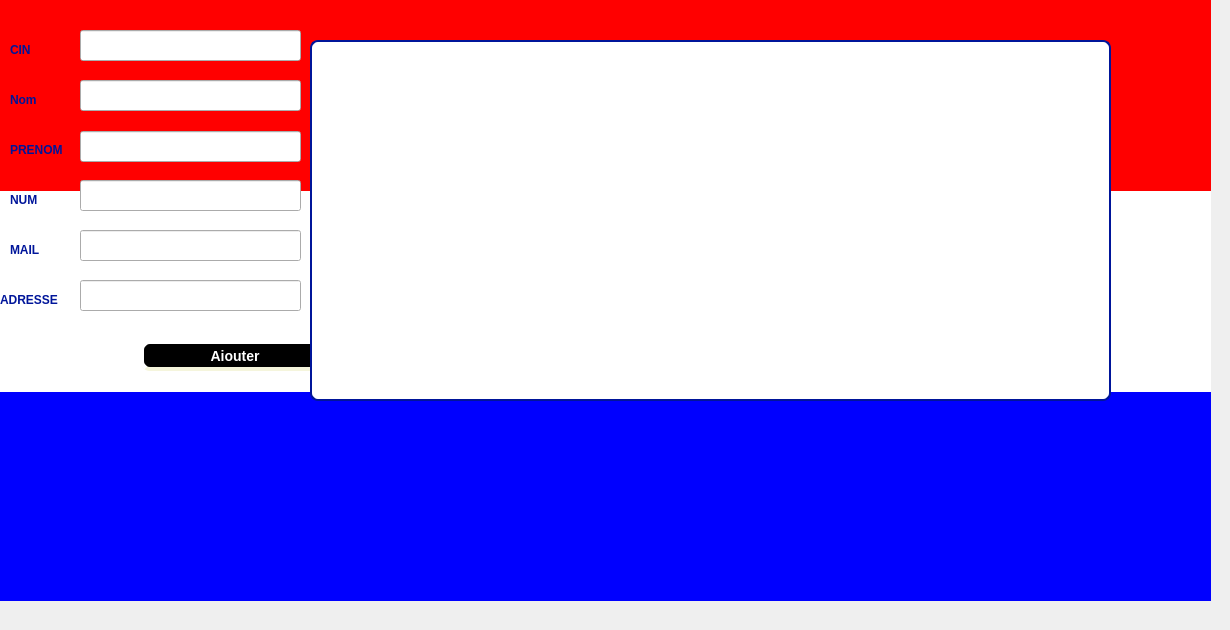
          <widget class="QWidget" name="tab_16">
           <attribute name="title">
            <string>Ajouter un client</string>
           </attribute>
           <widget class="QLabel" name="quantite_2">
            <property name="geometry">
             <rect>
              <x>10</x>
              <y>190</y>
              <width>141</width>
              <height>20</height>
             </rect>
            </property>
            <property name="font">
             <font>
              <pointsize>9</pointsize>
              <weight>75</weight>
              <bold>true</bold>
              <underline>false</underline>
             </font>
            </property>
            <property name="styleSheet">
             <string notr="true">color:#00159a</string>
            </property>
            <property name="text">
             <string>NUM</string>
            </property>
           </widget>
           <widget class="QLineEdit" name="lineEdit_cin">
            <property name="geometry">
             <rect>
              <x>80</x>
              <y>30</y>
              <width>221</width>
              <height>31</height>
             </rect>
            </property>
            <property name="styleSheet">
             <string notr="true">QLineEdit {
padding: 1px;
border-style: solid;
border: 2px solid gray;
border-radius: 8px;
border:2px solid #00159a;
	
	background-color: rgb(255, 255, 255);
}border:2px solid #000;</string>
            </property>
           </widget>
           <widget class="QLabel" name="reference_7">
            <property name="geometry">
             <rect>
              <x>10</x>
              <y>40</y>
              <width>131</width>
              <height>20</height>
             </rect>
            </property>
            <property name="font">
             <font>
              <pointsize>9</pointsize>
              <weight>75</weight>
              <bold>true</bold>
              <underline>false</underline>
             </font>
            </property>
            <property name="styleSheet">
             <string notr="true">color:#00159a</string>
            </property>
            <property name="text">
             <string>CIN</string>
            </property>
           </widget>
           <widget class="QPushButton" name="pb_ajouter_c">
            <property name="geometry">
             <rect>
              <x>140</x>
              <y>340</y>
              <width>190</width>
              <height>31</height>
             </rect>
            </property>
            <property name="styleSheet">
             <string notr="true">background-color: rgb(0, 0, 0);
color: rgb(255, 255, 255);
     border-style: outset;
     border-width: 4px;
     border-radius: 10px;
     border-color: beige;
     font: bold 14px;
     min-width: 10em;
     padding: 6px</string>
            </property>
            <property name="text">
             <string>Ajouter</string>
            </property>
           </widget>
           <widget class="QLineEdit" name="lineEdit_tel">
            <property name="geometry">
             <rect>
              <x>80</x>
              <y>180</y>
              <width>221</width>
              <height>31</height>
             </rect>
            </property>
            <property name="styleSheet">
             <string notr="true">QLineEdit {
padding: 1px;
border-style: solid;
border: 2px solid gray;
border-radius: 8px;
border:2px solid #00159a;
	
	background-color: rgb(255, 255, 255);
}border:2px solid #000;</string>
            </property>
           </widget>
           <widget class="QLineEdit" name="lineEdit_nom">
            <property name="geometry">
             <rect>
              <x>80</x>
              <y>80</y>
              <width>221</width>
              <height>31</height>
             </rect>
            </property>
            <property name="styleSheet">
             <string notr="true">QLineEdit {
padding: 1px;
border-style: solid;
border: 2px solid gray;
border-radius: 8px;
border:2px solid #00159a;
	
	background-color: rgb(255, 255, 255);
}border:2px solid #000;</string>
            </property>
           </widget>
           <widget class="QLabel" name="reference_13">
            <property name="geometry">
             <rect>
              <x>10</x>
              <y>90</y>
              <width>131</width>
              <height>20</height>
             </rect>
            </property>
            <property name="font">
             <font>
              <pointsize>9</pointsize>
              <weight>75</weight>
              <bold>true</bold>
              <underline>false</underline>
             </font>
            </property>
            <property name="styleSheet">
             <string notr="true">color:#00159a</string>
            </property>
            <property name="text">
             <string>Nom</string>
            </property>
           </widget>
           <widget class="QLineEdit" name="lineEdit_prenom">
            <property name="geometry">
             <rect>
              <x>80</x>
              <y>131</y>
              <width>221</width>
              <height>31</height>
             </rect>
            </property>
            <property name="styleSheet">
             <string notr="true">QLineEdit {
padding: 1px;
border-style: solid;
border: 2px solid gray;
border-radius: 8px;
border:2px solid #00159a;
	
	background-color: rgb(255, 255, 255);
}border:2px solid #000;</string>
            </property>
            <property name="text">
             <string/>
            </property>
           </widget>
           <widget class="QLabel" name="reference_14">
            <property name="geometry">
             <rect>
              <x>10</x>
              <y>140</y>
              <width>131</width>
              <height>20</height>
             </rect>
            </property>
            <property name="font">
             <font>
              <pointsize>9</pointsize>
              <weight>75</weight>
              <bold>true</bold>
              <underline>false</underline>
             </font>
            </property>
            <property name="styleSheet">
             <string notr="true">color:#00159a</string>
            </property>
            <property name="text">
             <string>PRENOM</string>
            </property>
           </widget>
           <widget class="QLineEdit" name="lineEdit_mail">
            <property name="geometry">
             <rect>
              <x>80</x>
              <y>230</y>
              <width>221</width>
              <height>31</height>
             </rect>
            </property>
            <property name="styleSheet">
             <string notr="true">QLineEdit {
padding: 1px;
border-style: solid;
border: 2px solid gray;
border-radius: 8px;
border:2px solid #00159a;
	
	background-color: rgb(255, 255, 255);
}border:2px solid #000;</string>
            </property>
           </widget>
           <widget class="QLabel" name="quantite_8">
            <property name="geometry">
             <rect>
              <x>10</x>
              <y>240</y>
              <width>141</width>
              <height>20</height>
             </rect>
            </property>
            <property name="font">
             <font>
              <pointsize>9</pointsize>
              <weight>75</weight>
              <bold>true</bold>
              <underline>false</underline>
             </font>
            </property>
            <property name="styleSheet">
             <string notr="true">color:#00159a</string>
            </property>
            <property name="text">
             <string>MAIL</string>
            </property>
           </widget>
           <widget class="QLabel" name="quantite_9">
            <property name="geometry">
             <rect>
              <x>0</x>
              <y>290</y>
              <width>141</width>
              <height>20</height>
             </rect>
            </property>
            <property name="font">
             <font>
              <pointsize>9</pointsize>
              <weight>75</weight>
              <bold>true</bold>
              <underline>false</underline>
             </font>
            </property>
            <property name="styleSheet">
             <string notr="true">color:#00159a</string>
            </property>
            <property name="text">
             <string>ADRESSE</string>
            </property>
           </widget>
           <widget class="QLineEdit" name="lineEdit_adresse">
            <property name="geometry">
             <rect>
              <x>80</x>
              <y>280</y>
              <width>221</width>
              <height>31</height>
             </rect>
            </property>
            <property name="styleSheet">
             <string notr="true">QLineEdit {
padding: 1px;
border-style: solid;
border: 2px solid gray;
border-radius: 8px;
border:2px solid #00159a;
	
	background-color: rgb(255, 255, 255);
}border:2px solid #000;</string>
            </property>
           </widget>
           <widget class="QTableView" name="Client_affichage_2">
            <property name="geometry">
             <rect>
              <x>310</x>
              <y>40</y>
              <width>801</width>
              <height>361</height>
             </rect>
            </property>
            <property name="styleSheet">
             <string notr="true">QTableView {
padding: 1px;
border-style: solid;
border: 2px solid gray;
border-radius: 8px;
border:2px solid #00159a;
	background-color: rgb(255, 255, 255);
}
</string>
            </property>
           </widget>
           <widget class="QLabel" name="label_16">
            <property name="geometry">
             <rect>
              <x>0</x>
              <y>-5</y>
              <width>1121</width>
              <height>471</height>
             </rect>
            </property>
            <property name="text">
             <string/>
            </property>
            <property name="pixmap">
             <pixmap>:/new/prefix1/panneau-clap-film-fond-rose-pour-equipement-tournage_9555-779.jpg</pixmap>
            </property>
            <property name="scaledContents">
             <bool>true</bool>
            </property>
           </widget>
           <widget class="QLabel" name="label_91">
            <property name="geometry">
             <rect>
              <x>-10</x>
              <y>-20</y>
              <width>1221</width>
              <height>621</height>
             </rect>
            </property>
            <property name="styleSheet">
             <string notr="true">background-color: qlineargradient(spread:pad, x1:0, y1:0, x2:0, y2:1, stop:0 rgba(255, 0, 0, 255), stop:0.339795 rgba(255, 0, 0, 255), stop:0.339799 rgba(255, 255, 255, 255), stop:0.662444 rgba(255, 255, 255, 255), stop:0.662469 rgba(0, 0, 255, 255), stop:1 rgba(0, 0, 255, 255));
alternate-background-color: rgb(255, 255, 0);</string>
            </property>
            <property name="text">
             <string/>
            </property>
            <property name="pixmap">
             <pixmap>../../project/panneau-clap-film-fond-rose-pour-equipement-tournage_9555-779.jpg</pixmap>
            </property>
            <property name="scaledContents">
             <bool>true</bool>
            </property>
           </widget>
           <zorder>label_91</zorder>
           <zorder>label_16</zorder>
           <zorder>quantite_2</zorder>
           <zorder>lineEdit_cin</zorder>
           <zorder>reference_7</zorder>
           <zorder>pb_ajouter_c</zorder>
           <zorder>lineEdit_tel</zorder>
           <zorder>lineEdit_nom</zorder>
           <zorder>reference_13</zorder>
           <zorder>lineEdit_prenom</zorder>
           <zorder>reference_14</zorder>
           <zorder>lineEdit_mail</zorder>
           <zorder>quantite_8</zorder>
           <zorder>quantite_9</zorder>
           <zorder>lineEdit_adresse</zorder>
           <zorder>Client_affichage_2</zorder>
          </widget>
